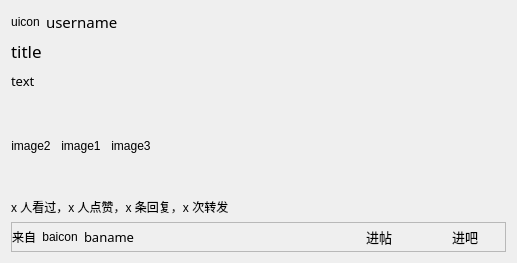
<?xml version="1.0" encoding="UTF-8"?>
<ui version="4.0">
 <class>Form</class>
 <widget class="QWidget" name="Form">
  <property name="geometry">
   <rect>
    <x>0</x>
    <y>0</y>
    <width>517</width>
    <height>263</height>
   </rect>
  </property>
  <property name="windowTitle">
   <string>帖子预览</string>
  </property>
  <property name="styleSheet">
   <string notr="true">QWidget{font-family: &quot;微软雅黑&quot;;}
</string>
  </property>
  <layout class="QGridLayout" name="gridLayout_3">
   <item row="0" column="0">
    <layout class="QHBoxLayout" name="horizontalLayout_3" stretch="0,1">
     <item>
      <widget class="QLabel" name="label_4">
       <property name="text">
        <string>uicon</string>
       </property>
       <property name="alignment">
        <set>Qt::AlignCenter</set>
       </property>
      </widget>
     </item>
     <item>
      <widget class="QLabel" name="label_3">
       <property name="font">
        <font>
         <family>微软雅黑</family>
         <pointsize>11</pointsize>
        </font>
       </property>
       <property name="text">
        <string>username</string>
       </property>
      </widget>
     </item>
    </layout>
   </item>
   <item row="1" column="0">
    <layout class="QGridLayout" name="gridLayout" rowstretch="0,0,1">
     <property name="horizontalSpacing">
      <number>0</number>
     </property>
     <property name="verticalSpacing">
      <number>9</number>
     </property>
     <item row="1" column="0" colspan="4">
      <widget class="QLabel" name="label_6">
       <property name="font">
        <font>
         <family>微软雅黑</family>
         <pointsize>10</pointsize>
        </font>
       </property>
       <property name="text">
        <string>text</string>
       </property>
       <property name="alignment">
        <set>Qt::AlignLeading|Qt::AlignLeft|Qt::AlignTop</set>
       </property>
       <property name="wordWrap">
        <bool>true</bool>
       </property>
      </widget>
     </item>
     <item row="0" column="0" colspan="4">
      <widget class="QLabel" name="label_5">
       <property name="font">
        <font>
         <family>微软雅黑</family>
         <pointsize>13</pointsize>
        </font>
       </property>
       <property name="text">
        <string>title</string>
       </property>
       <property name="alignment">
        <set>Qt::AlignLeading|Qt::AlignLeft|Qt::AlignTop</set>
       </property>
       <property name="wordWrap">
        <bool>true</bool>
       </property>
      </widget>
     </item>
     <item row="2" column="0">
      <widget class="QFrame" name="frame_2">
       <property name="frameShape">
        <enum>QFrame::NoFrame</enum>
       </property>
       <property name="frameShadow">
        <enum>QFrame::Raised</enum>
       </property>
       <layout class="QGridLayout" name="gridLayout_2">
        <property name="leftMargin">
         <number>0</number>
        </property>
        <property name="topMargin">
         <number>0</number>
        </property>
        <property name="rightMargin">
         <number>0</number>
        </property>
        <property name="bottomMargin">
         <number>0</number>
        </property>
        <item row="0" column="0">
         <layout class="QHBoxLayout" name="horizontalLayout_2">
          <property name="spacing">
           <number>10</number>
          </property>
          <item>
           <widget class="QLabel" name="label_8">
            <property name="text">
             <string>image2</string>
            </property>
            <property name="alignment">
             <set>Qt::AlignCenter</set>
            </property>
           </widget>
          </item>
          <item>
           <widget class="QLabel" name="label_7">
            <property name="text">
             <string>image1</string>
            </property>
            <property name="alignment">
             <set>Qt::AlignCenter</set>
            </property>
           </widget>
          </item>
          <item>
           <widget class="QLabel" name="label_9">
            <property name="text">
             <string>image3</string>
            </property>
            <property name="alignment">
             <set>Qt::AlignCenter</set>
            </property>
           </widget>
          </item>
          <item>
           <spacer name="horizontalSpacer_3">
            <property name="orientation">
             <enum>Qt::Horizontal</enum>
            </property>
            <property name="sizeHint" stdset="0">
             <size>
              <width>40</width>
              <height>20</height>
             </size>
            </property>
           </spacer>
          </item>
         </layout>
        </item>
       </layout>
      </widget>
     </item>
    </layout>
   </item>
   <item row="2" column="0">
    <widget class="QLabel" name="label_11">
     <property name="text">
      <string>x 人看过，x 人点赞，x 条回复，x 次转发</string>
     </property>
    </widget>
   </item>
   <item row="3" column="0">
    <widget class="QFrame" name="frame">
     <property name="frameShape">
      <enum>QFrame::StyledPanel</enum>
     </property>
     <property name="frameShadow">
      <enum>QFrame::Raised</enum>
     </property>
     <layout class="QVBoxLayout" name="verticalLayout">
      <property name="leftMargin">
       <number>0</number>
      </property>
      <property name="topMargin">
       <number>0</number>
      </property>
      <property name="rightMargin">
       <number>0</number>
      </property>
      <property name="bottomMargin">
       <number>0</number>
      </property>
      <item>
       <layout class="QHBoxLayout" name="horizontalLayout" stretch="0,0,0,0,0,0">
        <item>
         <widget class="QLabel" name="label_10">
          <property name="text">
           <string>来自</string>
          </property>
         </widget>
        </item>
        <item>
         <widget class="QLabel" name="label">
          <property name="text">
           <string>baicon</string>
          </property>
          <property name="alignment">
           <set>Qt::AlignCenter</set>
          </property>
         </widget>
        </item>
        <item>
         <widget class="QLabel" name="label_2">
          <property name="font">
           <font>
            <family>微软雅黑</family>
            <pointsize>10</pointsize>
           </font>
          </property>
          <property name="text">
           <string>baname</string>
          </property>
         </widget>
        </item>
        <item>
         <spacer name="horizontalSpacer">
          <property name="orientation">
           <enum>Qt::Horizontal</enum>
          </property>
          <property name="sizeHint" stdset="0">
           <size>
            <width>40</width>
            <height>20</height>
           </size>
          </property>
         </spacer>
        </item>
        <item>
         <widget class="QPushButton" name="pushButton_2">
          <property name="font">
           <font>
            <family>微软雅黑</family>
            <pointsize>10</pointsize>
           </font>
          </property>
          <property name="text">
           <string>进帖</string>
          </property>
          <property name="flat">
           <bool>true</bool>
          </property>
         </widget>
        </item>
        <item>
         <widget class="QPushButton" name="pushButton_3">
          <property name="font">
           <font>
            <family>微软雅黑</family>
            <pointsize>10</pointsize>
           </font>
          </property>
          <property name="text">
           <string>进吧</string>
          </property>
          <property name="flat">
           <bool>true</bool>
          </property>
         </widget>
        </item>
       </layout>
      </item>
     </layout>
    </widget>
   </item>
  </layout>
 </widget>
 <resources/>
 <connections/>
</ui>
